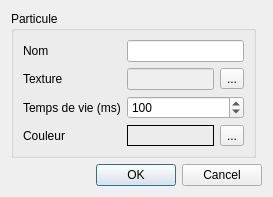
<?xml version="1.0" encoding="UTF-8"?>
<ui version="4.0">
 <class>ParticleCreator</class>
 <widget class="QDialog" name="ParticleCreator">
  <property name="enabled">
   <bool>true</bool>
  </property>
  <property name="geometry">
   <rect>
    <x>0</x>
    <y>0</y>
    <width>273</width>
    <height>191</height>
   </rect>
  </property>
  <property name="windowTitle">
   <string>Particle Creator</string>
  </property>
  <property name="windowIcon">
   <iconset resource="../icons.qrc">
    <normaloff>:/editor/icons/icons/Particle.png</normaloff>:/editor/icons/icons/Particle.png</iconset>
  </property>
  <layout class="QGridLayout" name="gridLayout">
   <item row="1" column="0" colspan="2">
    <widget class="QDialogButtonBox" name="buttonBox">
     <property name="orientation">
      <enum>Qt::Horizontal</enum>
     </property>
     <property name="standardButtons">
      <set>QDialogButtonBox::Cancel|QDialogButtonBox::Ok</set>
     </property>
    </widget>
   </item>
   <item row="0" column="0">
    <widget class="QGroupBox" name="groupBox">
     <property name="title">
      <string>Particule</string>
     </property>
     <layout class="QGridLayout" name="gridLayout_2">
      <item row="1" column="1">
       <widget class="QLineEdit" name="ln_texture">
        <property name="enabled">
         <bool>false</bool>
        </property>
       </widget>
      </item>
      <item row="3" column="2">
       <widget class="QToolButton" name="btn_color">
        <property name="text">
         <string>...</string>
        </property>
       </widget>
      </item>
      <item row="3" column="1">
       <widget class="ClickableLabel" name="clr_viewer">
        <property name="frameShape">
         <enum>QFrame::Box</enum>
        </property>
        <property name="text">
         <string/>
        </property>
       </widget>
      </item>
      <item row="1" column="0">
       <widget class="QLabel" name="label">
        <property name="text">
         <string>Texture</string>
        </property>
       </widget>
      </item>
      <item row="3" column="0">
       <widget class="QLabel" name="label_4">
        <property name="text">
         <string>Couleur</string>
        </property>
       </widget>
      </item>
      <item row="1" column="2">
       <widget class="QToolButton" name="btn_asset">
        <property name="text">
         <string>...</string>
        </property>
       </widget>
      </item>
      <item row="0" column="0">
       <widget class="QLabel" name="label_2">
        <property name="text">
         <string>Nom</string>
        </property>
       </widget>
      </item>
      <item row="0" column="1" colspan="2">
       <widget class="QLineEdit" name="ln_name"/>
      </item>
      <item row="2" column="0">
       <widget class="QLabel" name="label_3">
        <property name="text">
         <string>Temps de vie (ms)</string>
        </property>
       </widget>
      </item>
      <item row="2" column="1" colspan="2">
       <widget class="QSpinBox" name="spinBox">
        <property name="minimum">
         <number>1</number>
        </property>
        <property name="maximum">
         <number>99999</number>
        </property>
        <property name="value">
         <number>100</number>
        </property>
       </widget>
      </item>
     </layout>
    </widget>
   </item>
  </layout>
 </widget>
 <customwidgets>
  <customwidget>
   <class>ClickableLabel</class>
   <extends>QLabel</extends>
   <header>widgets/ClickableLabel.h</header>
  </customwidget>
 </customwidgets>
 <resources>
  <include location="../icons.qrc"/>
 </resources>
 <connections>
  <connection>
   <sender>buttonBox</sender>
   <signal>accepted()</signal>
   <receiver>ParticleCreator</receiver>
   <slot>accept()</slot>
   <hints>
    <hint type="sourcelabel">
     <x>221</x>
     <y>159</y>
    </hint>
    <hint type="destinationlabel">
     <x>157</x>
     <y>150</y>
    </hint>
   </hints>
  </connection>
  <connection>
   <sender>buttonBox</sender>
   <signal>rejected()</signal>
   <receiver>ParticleCreator</receiver>
   <slot>reject()</slot>
   <hints>
    <hint type="sourcelabel">
     <x>221</x>
     <y>165</y>
    </hint>
    <hint type="destinationlabel">
     <x>230</x>
     <y>150</y>
    </hint>
   </hints>
  </connection>
  <connection>
   <sender>btn_asset</sender>
   <signal>clicked()</signal>
   <receiver>ParticleCreator</receiver>
   <slot>browseAsset()</slot>
   <hints>
    <hint type="sourcelabel">
     <x>238</x>
     <y>65</y>
    </hint>
    <hint type="destinationlabel">
     <x>222</x>
     <y>38</y>
    </hint>
   </hints>
  </connection>
  <connection>
   <sender>btn_color</sender>
   <signal>clicked()</signal>
   <receiver>ParticleCreator</receiver>
   <slot>pickColor()</slot>
   <hints>
    <hint type="sourcelabel">
     <x>236</x>
     <y>115</y>
    </hint>
    <hint type="destinationlabel">
     <x>223</x>
     <y>70</y>
    </hint>
   </hints>
  </connection>
  <connection>
   <sender>ln_name</sender>
   <signal>textEdited(QString)</signal>
   <receiver>ParticleCreator</receiver>
   <slot>setText(QString)</slot>
   <hints>
    <hint type="sourcelabel">
     <x>128</x>
     <y>36</y>
    </hint>
    <hint type="destinationlabel">
     <x>224</x>
     <y>12</y>
    </hint>
   </hints>
  </connection>
  <connection>
   <sender>spinBox</sender>
   <signal>valueChanged(int)</signal>
   <receiver>ParticleCreator</receiver>
   <slot>setLifeTime(int)</slot>
   <hints>
    <hint type="sourcelabel">
     <x>164</x>
     <y>95</y>
    </hint>
    <hint type="destinationlabel">
     <x>268</x>
     <y>111</y>
    </hint>
   </hints>
  </connection>
 </connections>
 <slots>
  <slot>browseAsset()</slot>
  <slot>pickColor()</slot>
  <slot>setText(QString)</slot>
  <slot>setLifeTime(int)</slot>
 </slots>
</ui>
